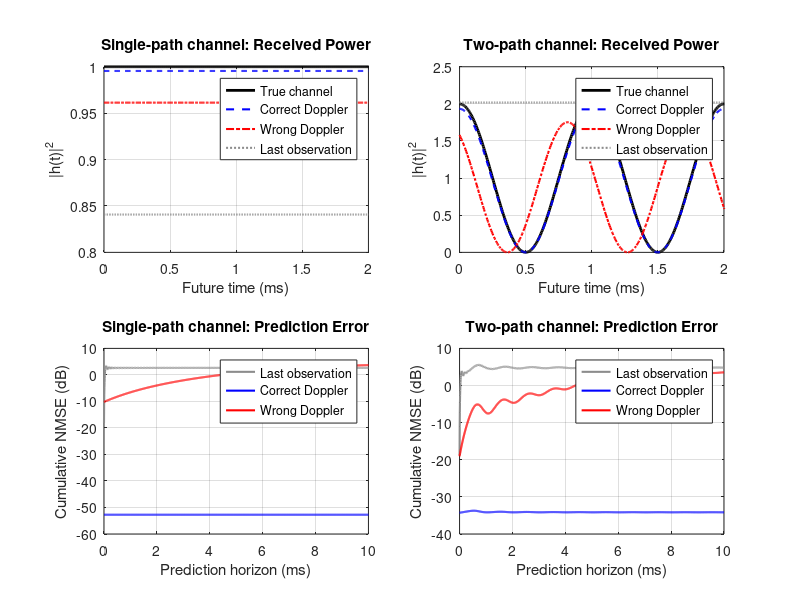

Source code (MATLAB): (Note: this script raises an error after producing the figure.)
%% EXPERIMENT 1: SINGLE-PATH vs TWO-PATH CHANNEL PREDICTABILITY
% Research objective:
% Investigate how Doppler-model errors affect future channel prediction.
%
% Scenario: 28 GHz carrier, train moving at 350 km/h.
% No RIS and no EKF yet.
%
% Three predictors:
% 1. Hold the most recent pilot observation
% 2. Predict using correct Doppler frequencies
% 3. Predict using slightly incorrect Doppler frequencies
%
% All predictors use the same noisy pilot measurements.

clear; close all; clc;
rng(7);  % Reproducible simulation

%% 1. Physical parameters
c = 299792458;        % Speed of light (m/s)
fc = 28e9;            % Carrier frequency (Hz)
v = 350 / 3.6;        % Train speed (m/s)
lambda = c / fc;

fDmax = v / lambda;   % Maximum Doppler magnitude

fprintf('Train speed       : %.3f m/s\n', v);
fprintf('Wavelength        : %.3f mm\n', lambda * 1e3);
fprintf('Max Doppler       : %.2f Hz\n\n', fDmax);

%% 2. Simulation settings
SNRdB = 20;

Tobs = 2e-3;          % 2 ms of past observations
Tpilot = 20e-6;       % Pilot every 20 microseconds

Tfuture = 10e-3;      % Predict 10 ms into the future
dt = 5e-6;            % Fine time grid for plotting

tObs = (-Tobs:Tpilot:0).';
tFuture = (0:dt:Tfuture).';

% The prediction starts at t = 0.
% Past measurements occur at t <= 0.
% No future measurements are used.

%% 3. Define two physical channels

% Channel 1: one dominant propagation path
fList{1} = fDmax;
aList{1} = 1;

% Channel 2: two propagation paths
% Their Doppler difference is 1000 Hz.
fList{2} = [fDmax, fDmax - 1000];

% Equal path amplitudes, normalized average power
aList{2} = [1; 1] / sqrt(2);

names = {'Single-path channel', 'Two-path channel'};

% Deliberate Doppler model error
% Single path: +50 Hz
% Two paths: +50 Hz and -50 Hz
fBias{1} = 50;
fBias{2} = [50, -50];

%% 4. Estimate path gains and predict future channels

for k = 1:2

    fTrue = fList{k};
    aTrue = aList{k};

    % True channel at pilot observation times
    Aobs = exp(1j * 2*pi * (tObs * fTrue));
    hObs = Aobs * aTrue;

    % Complex Gaussian pilot noise
    signalPower = mean(abs(hObs).^2);
    noisePower = signalPower / (10^(SNRdB/10));

    noise = sqrt(noisePower/2) * ...
        (randn(size(hObs)) + 1j*randn(size(hObs)));

    yObs = hObs + noise;

    % Ground-truth future channel
    Afuture = exp(1j * 2*pi * (tFuture * fTrue));
    hTrue = Afuture * aTrue;

    % ---- Predictor 1: Last-observation hold ----
    hHold = yObs(end) * ones(size(tFuture));

    % ---- Predictor 2: Accurate Doppler model ----
    % Frequencies are supplied correctly.
    % Complex path gains are estimated by LS.
    aEst = Aobs \ yObs;
    hAccurate = Afuture * aEst;

    % ---- Predictor 3: Inaccurate Doppler model ----
    % The assumed frequencies contain small errors.
    fWrong = fTrue + fBias{k};

    AobsWrong = exp(1j * 2*pi * (tObs * fWrong));
    aEstWrong = AobsWrong \ yObs;

    AfutureWrong = exp(1j * 2*pi * ...
        (tFuture * fWrong));

    hWrong = AfutureWrong * aEstWrong;

    % Save all results
    results(k).true = hTrue;
    results(k).hold = hHold;
    results(k).accurate = hAccurate;
    results(k).wrong = hWrong;

    % Cumulative normalized mean-squared error:
    % NMSE(T) = sum_{t<=T}|h_pred-h_true|^2 /
    %           sum_{t<=T}|h_true|^2

    denominator = max(cumsum(abs(hTrue).^2), eps);

    results(k).nmseHold = ...
        cumsum(abs(hHold - hTrue).^2) ./ denominator;

    results(k).nmseAccurate = ...
        cumsum(abs(hAccurate - hTrue).^2) ./ denominator;

    results(k).nmseWrong = ...
        cumsum(abs(hWrong - hTrue).^2) ./ denominator;

end

%% 5. Plot received power and prediction error

figure('Color','w','Position',[100 100 1200 700]);

timeMs = tFuture * 1e3;

for k = 1:2

    % Upper row: received channel power
    subplot(2,2,k);

    plot(timeMs, abs(results(k).true).^2, ...
        'k-', 'LineWidth', 2); hold on;

    plot(timeMs, abs(results(k).accurate).^2, ...
        'b--', 'LineWidth', 1.5);

    plot(timeMs, abs(results(k).wrong).^2, ...
        'r-.', 'LineWidth', 1.5);

    plot(timeMs, abs(results(k).hold).^2, ...
        'Color',[0.55 0.55 0.55], ...
        'LineStyle',':', 'LineWidth',1.5);

    grid on;
    xlim([0 2]);
    xlabel('Future time (ms)');
    ylabel('|h(t)|^2');
    title([names{k}, ': Received Power']);

    legend('True channel','Correct Doppler', ...
        'Wrong Doppler','Last observation', ...
        'Location','best');

    % Lower row: cumulative channel prediction NMSE
    subplot(2,2,k+2);

    plot(timeMs, 10*log10(results(k).nmseHold + eps), ...
        'Color',[0.55 0.55 0.55], ...
        'LineWidth',1.5); hold on;

    plot(timeMs, 10*log10(results(k).nmseAccurate + eps), ...
        'b-', 'LineWidth',1.5);

    plot(timeMs, 10*log10(results(k).nmseWrong + eps), ...
        'r-', 'LineWidth',1.5);

    grid on;
    xlabel('Prediction horizon (ms)');
    ylabel('Cumulative NMSE (dB)');
    title([names{k}, ': Prediction Error']);

    legend('Last observation','Correct Doppler', ...
        'Wrong Doppler','Location','best');

end

sgtitle('Channel Predictability at 350 km/h, 28 GHz');

%% 6. Numerical results at selected prediction horizons

horizonsMs = [1 5 10];

fprintf('\n=== CUMULATIVE PREDICTION NMSE (dB) ===\n');

for k = 1:2

    fprintf('\n%s\n', names{k});
    fprintf('Horizon     Hold      Correct fD     Wrong fD\n');

    for m = 1:length(horizonsMs)

        idx = round(horizonsMs(m)*1e-3/dt) + 1;

        e1 = 10*log10(results(k).nmseHold(idx) + eps);
        e2 = 10*log10(results(k).nmseAccurate(idx) + eps);
        e3 = 10*log10(results(k).nmseWrong(idx) + eps);

        fprintf('%5.1f ms   %8.2f   %10.2f   %10.2f\n', ...
            horizonsMs(m), e1, e2, e3);
    end
end

%% 7. Theoretical two-path fading check

deltaFD = abs(diff(fList{2}));
firstNull = 1 / (2*deltaFD);

fprintf('\nTwo-path Doppler separation: %.0f Hz\n', deltaFD);
fprintf('First ideal fading null    : %.3f ms\n', ...
    firstNull*1e3);
